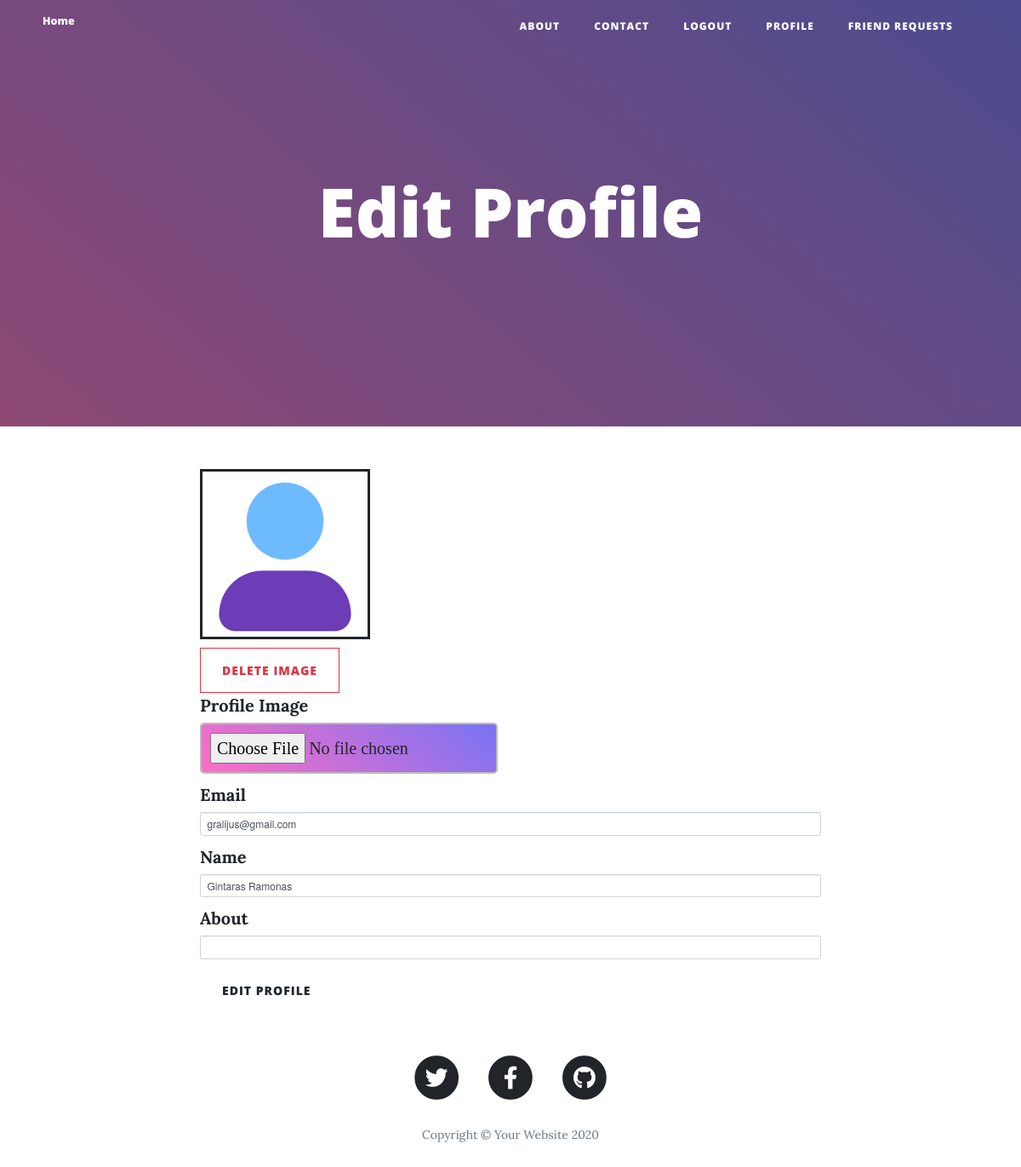
Screenshot of /edit-profile (signed in) with the database file from the repository.
### main.py (models this page shows, shortened)
class User(UserMixin, db.Model):
    __tablename__ = "users"
    id = db.Column(db.Integer, primary_key=True)
    email = db.Column(db.String(100), unique=True)
    password = db.Column(db.String(100))
    name = db.Column(db.String(1000))
    posts = db.relationship("BlogPost", back_populates="author")
    comments = db.relationship("Comments", back_populates="comment_author")
    movies = db.relationship("Movies", back_populates="movie_user")
    friends = db.relationship("Friends", back_populates="requested_user")
    about = db.Column(db.Text, nullable=True)
    profile_image = db.Column(db.String(100))
    requests = db.relationship("FriendRequests", back_populates="user_request")
    liked_posts = db.relationship("PostLikes", back_populates="user")

### main.py (the view, shortened to what this page needs)
@app.route('/edit-profile', methods=['GET', 'POST'])
@login_required
def edit_profile():
    form = EditProfileForm(email=current_user.email,
                           name=current_user.name,
                           about=current_user.about)
    return render_template('edit_profile.html', form=form)

### forms.py
class EditProfileForm(FlaskForm):
    image = FileField("Profile Image", validators=[FileAllowed(['jpg', 'png'], "Images only!")])
    email = StringField("Email", validators=[DataRequired()])
    name = StringField('Name', validators=[DataRequired()])
    about = StringField("About", validators=[DataRequired()])
    submit = SubmitField("Edit Profile")

### main.py (called while the page is built)
@login_manager.user_loader
def load_user(user_id):
    return User.query.get(int(user_id))

### templates/edit_profile.html (shortened to what this page needs)
{% extends 'bootstrap/base.html' %}
{% import "bootstrap/wtf.html" as wtf %}
{% block content %}
{% include "header.html" %}
  <header class="masthead" style="background: linear-gradient(40deg, #ff6ec4, #7873f5);">
	<div class="overlay"></div>
      <div class="container">
	    <div class="row">
		  <div class="col-lg-8 col-md-10 mx-auto">
			<div class="site-heading">
                <h1 >Edit Profile</h1>
            </div>
          </div>
        </div>
      </div>
  </header>
  <div class="container">
    <div class="row">
      <div class="col-lg-8 col-md-10 mx-auto">
            <img src="{{ url_for('static', filename='img/' + current_user.profile_image ) }}" style="height:200px; width:200px; object-fit: cover; border: solid; ">
            <br>
            <a href="{{ url_for('delete_image') }}" style="margin-top: 10px;" class="btn btn-outline-danger">Delete Image</a>
          {{ wtf.quick_form(form ) }}
      </div>
    </div>
  </div>
{% include "footer.html" %}
{% endblock %}

### templates/edit_profile.html (style rules this page uses)
input[type="file"] { position: relative; font-family: calibri; width: 350px; padding: 10px; background: linear-gradient(40deg, #ff6ec4, #7873f5); -webkit-border-radius: 5px; -moz-border-radius: 5px; border: 2px solid #BBB; text-align: center; background-color: #DDD; cursor: pointer; overflow:hidden; }

### rows the page displays
User: profile_image (picture), email "gralijus@gmail.com", name "Gintaras Ramonas"
